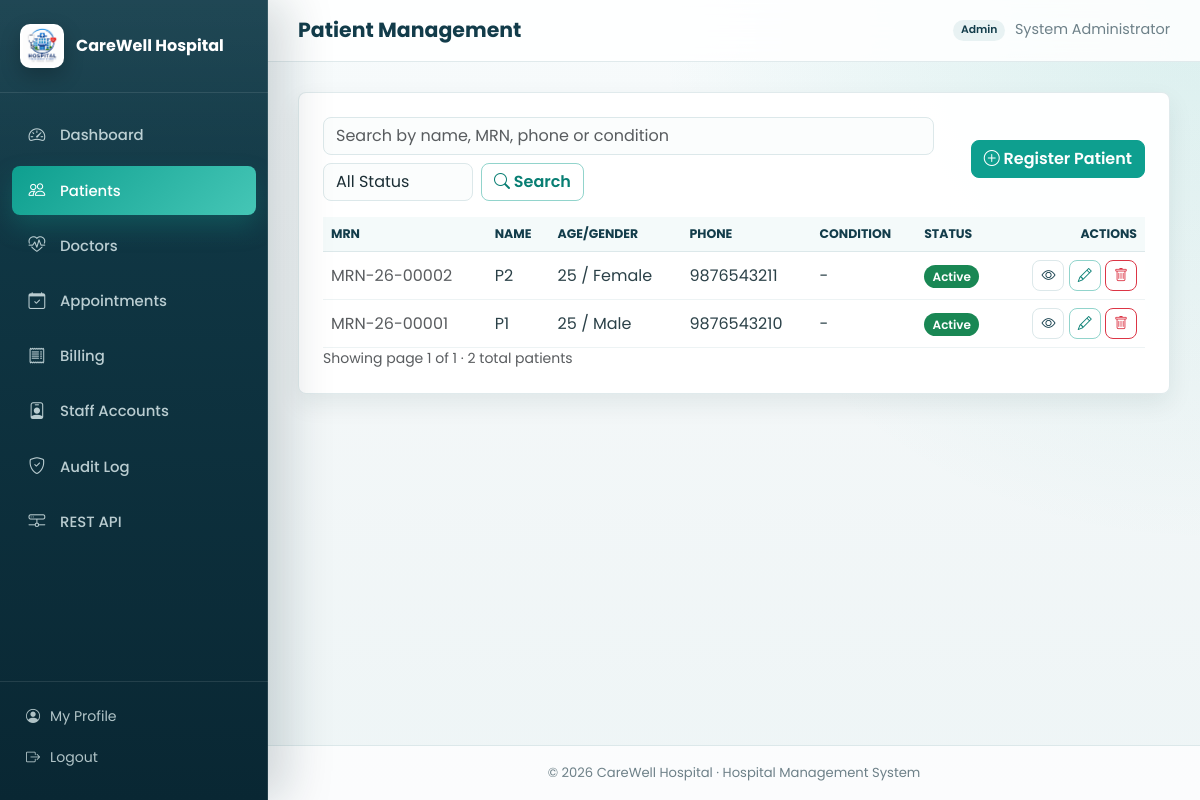
The app's page /patients (signed in) with its own data.
### tables this page shows
CREATE TABLE patients (
        id INTEGER PRIMARY KEY AUTOINCREMENT,
        mrn TEXT NOT NULL UNIQUE,
        name TEXT NOT NULL,
        dob TEXT,
        age INTEGER,
        gender TEXT NOT NULL,
        blood_group TEXT,
        phone TEXT NOT NULL,
        email TEXT,
        address TEXT NOT NULL,
        emergency_contact_name TEXT,
        emergency_contact_phone TEXT,
        disease TEXT,
        medical_history TEXT,
        allergies TEXT,
        photo TEXT,
        status TEXT NOT NULL DEFAULT 'Active' CHECK(status IN ('Active', 'Inactive')),
        created_at TEXT NOT NULL DEFAULT (datetime('now')),
        updated_at TEXT NOT NULL DEFAULT (datetime('now'))
    );

### app.py (the view)
@app.route("/patients")
@login_required
def patients():
    keyword = request.args.get("keyword", "").strip()
    status_filter = request.args.get("status", "").strip()
    page = max(int(request.args.get("page", 1) or 1), 1)
    per_page = 10
    conn = get_db_connection()
    query = "SELECT * FROM patients WHERE 1=1"
    params = []
    if keyword:
        query += " AND (name LIKE ? OR mrn LIKE ? OR phone LIKE ? OR disease LIKE ?)"
        like = f"%{keyword}%"
        params += [like, like, like, like]
    if status_filter:
        query += " AND status = ?"
        params.append(status_filter)
    total = conn.execute(
        f"SELECT COUNT(*) FROM ({query})", params
    ).fetchone()[0]
    query += " ORDER BY id DESC LIMIT ? OFFSET ?"
    params += [per_page, (page - 1) * per_page]
    patient_rows = conn.execute(query, params).fetchall()
    conn.close()
    total_pages = max((total + per_page - 1) // per_page, 1)
    return render_template(
        "patients_list.html",
        patients=patient_rows,
        keyword=keyword,
        status_filter=status_filter,
        page=page,
        total_pages=total_pages,
        total=total,
    )

### app.py (called while the page is built)
@app.after_request
def set_security_headers(response):
    response.headers["X-Content-Type-Options"] = "nosniff"
    response.headers["X-Frame-Options"] = "SAMEORIGIN"
    response.headers["Referrer-Policy"] = "same-origin"
    return response

@app.before_request
def ensure_csrf_token():
    if "csrf_token" not in session:
        session["csrf_token"] = secrets.token_hex(16)
    session.permanent = True

@app.context_processor
def inject_globals():
    return {
        "hospital_name": HOSPITAL_NAME,
        "csrf_token": session.get("csrf_token", ""),
        "current_user": session.get("username"),
        "current_role": session.get("role"),
        "now": datetime.now(),
    }

### utils.py (called while the page is built)
def get_db_connection():
    conn = sqlite3.connect(DB_NAME)
    conn.row_factory = sqlite3.Row
    conn.execute("PRAGMA foreign_keys = ON")
    return conn

def login_required(f):
    @wraps(f)
    def decorated_function(*args, **kwargs):
        if "user_id" not in session:
            flash("Please log in to continue.", "warning")
            return redirect(url_for("login"))
        return f(*args, **kwargs)
    return decorated_function

### templates/patients_list.html (shortened to what this page needs)
{% extends "base.html" %}
{% block page_title %}Patient Management{% endblock %}
{% block content %}
<div class="panel">
  <div class="d-flex flex-wrap justify-content-between align-items-center gap-2 mb-3">
    <form class="d-flex gap-2 flex-wrap" method="GET">
      <input type="text" name="keyword" value="{{ keyword }}" class="form-control" placeholder="Search by name, MRN, phone or condition" style="min-width:280px">
      <select name="status" class="form-select" style="width:150px">
        <option value="">All Status</option>
      </select>
      <button class="btn btn-outline-primary"><i class="bi bi-search"></i> Search</button>
    </form>
    {% if current_role in ['admin','receptionist'] %}
    <a href="{{ url_for('add_patient') }}" class="btn btn-primary"><i class="bi bi-plus-circle"></i> Register Patient</a>
    {% endif %}
  </div>
  <div class="table-responsive">
    <table class="table table-hover align-middle">
      <thead>
        <tr>
          <th>MRN</th><th>Name</th><th>Age/Gender</th><th>Phone</th>
          <th>Condition</th><th>Status</th><th class="text-end">Actions</th>
        </tr>
      </thead>
      <tbody>
        {% for p in patients %}
        <tr>
          <td><span class="text-muted">{{ p.mrn }}</span></td>
          <td>{{ p.name }}</td>
          <td>{{ p.age or '-' }} / {{ p.gender }}</td>
          <td>{{ p.phone }}</td>
          <td>{{ p.disease or '-' }}</td>
          <td><span class="badge {{ 'text-bg-success' if p.status=='Active' else 'text-bg-secondary' }}">{{ p.status }}</span></td>
          <td class="text-end">
            <a href="{{ url_for('view_patient', id=p.id) }}" class="btn btn-sm btn-outline-secondary" title="View"><i class="bi bi-eye"></i></a>
            {% if current_role in ['admin','receptionist'] %}
            <a href="{{ url_for('edit_patient', id=p.id) }}" class="btn btn-sm btn-outline-primary" title="Edit"><i class="bi bi-pencil"></i></a>
            {% endif %}
            {% if current_role == 'admin' %}
            <form action="{{ url_for('delete_patient', id=p.id) }}" method="POST" class="d-inline" onsubmit="return confirm('Delete this patient record? This cannot be undone.');">
              <button class="btn btn-sm btn-outline-danger" title="Delete"><i class="bi bi-trash"></i></button>
            </form>
            {% endif %}
          </td>
        </tr>
        {% else %}
        <tr><td colspan="7" class="text-center text-muted py-4">No patients found.</td></tr>
        {% endfor %}
      </tbody>
    </table>
  </div>
  <p class="text-muted small mb-0">Showing page {{ page }} of {{ total_pages }} &middot; {{ total }} total patients</p>
</div>
{% endblock %}

### static/style.css (style rules this page uses)
:root { --primary:#123C4A; --primary-dark:#092733; --primary-light:#1E5B68; --secondary:#0E9F8F; --secondary-dark:#087E73; --accent:#C89B3C; --background:#F3F7F8; --surface:#FFFFFF; --surface-soft:#F8FBFC; --border:#DCE8EA; --text:#1B2E35; --muted:#6D8088; --danger:#C93D3D; --warning:#D89120; --success:#1B8A5A; --info:#2F78B7; --shadow:0 18px 45px rgba(13,45,55,.10); --shadow-soft:0 10px 24px rgba(13,45,55,.08); --sidebar-width:268px; }
* { box-sizing:border-box; }
html { min-height:100%; }
body { margin:0; min-height:100%; font-family:'Poppins',sans-serif; background: radial-gradient(circle at top right, rgba(14,159,143,.12), transparent 34rem), linear-gradient(180deg, #F7FBFC 0%, var(--background) 48%, #EEF5F6 100%); color:var(--text); -webkit-font-smoothing:antialiased; }
a { text-decoration:none; }
.btn { border-radius:8px; font-weight:600; letter-spacing:0; box-shadow:none !important; }
.btn-primary { --bs-btn-bg:var(--secondary); --bs-btn-border-color:var(--secondary); --bs-btn-hover-bg:var(--secondary-dark); --bs-btn-hover-border-color:var(--secondary-dark); --bs-btn-active-bg:var(--primary); --bs-btn-active-border-color:var(--primary); }
.btn-outline-primary { --bs-btn-color:var(--secondary-dark); --bs-btn-border-color:rgba(14,159,143,.45); --bs-btn-hover-bg:var(--secondary); --bs-btn-hover-border-color:var(--secondary); }
.btn-outline-secondary { --bs-btn-color:var(--primary); --bs-btn-border-color:var(--border); --bs-btn-hover-bg:var(--primary); --bs-btn-hover-border-color:var(--primary); }
.badge { border-radius:999px; padding:.45em .7em; font-weight:600; }
.form-control, .form-select, .input-group-text { border-color:var(--border); border-radius:8px; }
.form-control, .form-select { background:#FBFDFD; color:var(--text); }
.table { --bs-table-color:var(--text); --bs-table-hover-bg:#F0F8F8; margin-bottom:0; }
.table thead th { color:var(--primary); background:#F4FAFA; border-bottom:1px solid var(--border); font-size:.78rem; font-weight:700; letter-spacing:0; text-transform:uppercase; }
.table tbody td { border-color:#EDF3F4; color:#2B4148; }
.panel { background:rgba(255,255,255,.96); border-radius:8px; box-shadow:var(--shadow-soft); padding:24px; margin-bottom:0; border:1px solid rgba(220,232,234,.88); }

### records on screen
patients: mrn "MRN-26-00002", name "P2", age "25", gender "Female", phone "9876543211", disease "-", status "Active"
patients: mrn "MRN-26-00001", name "P1", age "25", gender "Male", phone "9876543210", disease "-", status "Active"

### other values on screen
{{ hospital_name }} "CareWell Hospital"
{{ current_role }} "Admin"
{{ session.get('full_name', current_user) }} "System Administrator"
{{ page }} "1"
{{ total_pages }} "1"
{{ total }} "2"
